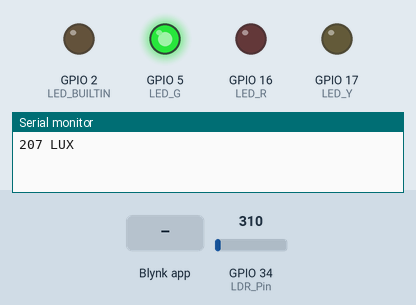
The sketch below on a simulated ESP32. On the bench: output pins drawn as LEDs (lit = HIGH), the last lines printed to the serial monitor. Inputs (shaded band) come from the test bench; at power-on: GPIO 34 (LDR_Pin) = 310. WiFi joins after 1.5 s; servers stay silent unless stated.

Above: at 3.0 s.
3.1 s: Blynk app writes 1 to V3
At 4.3 s:
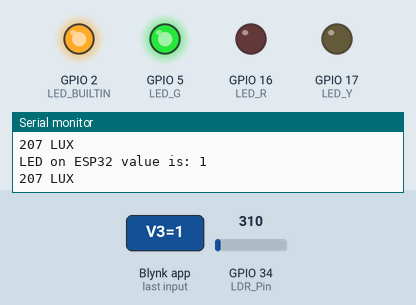
4.6 s: GPIO 34 (LDR_Pin) set to 388
6.1 s: GPIO 34 (LDR_Pin) set to 415
At 7.1 s:
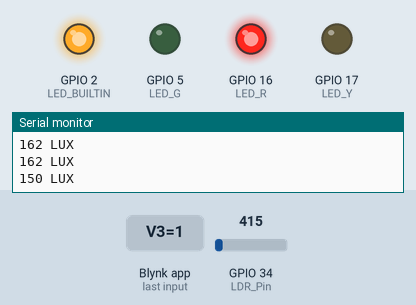
8.3 s: Blynk app writes 0 to V3
At 9.4 s:
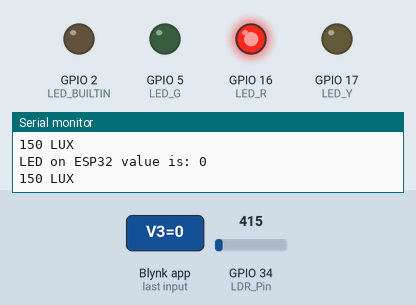
9.8 s: GPIO 34 (LDR_Pin) set to 434
At 10.6 s:
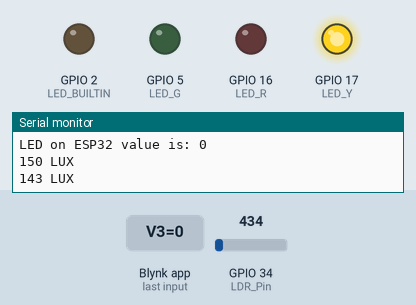
11.3 s: Blynk app writes 200 to V3
At 11.7 s:
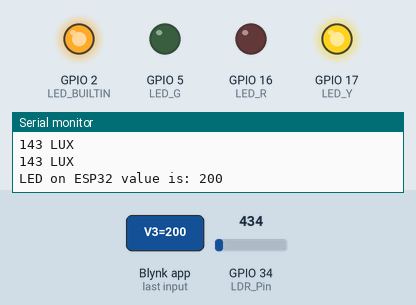
Timing chart, 0 to 13.8 s (numbered marks = the images above; inputs shaded):
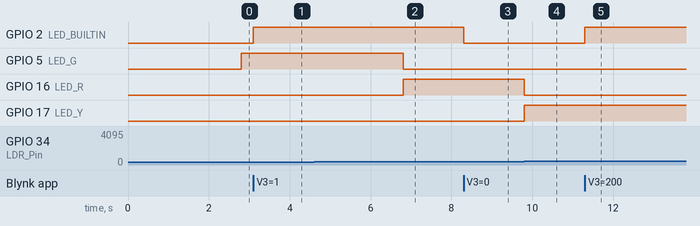

Measured:
- the behaviour switches between 414 and 415 on GPIO 34 (LDR_Pin) (found by bisection; images 1 and 2)
- after the input at 3.1 s, GPIO 2 (LED_BUILTIN): LOW → HIGH at once
- after the input at 6.1 s, GPIO 5 (LED_G): HIGH → LOW after 0.70 s; GPIO 16 (LED_R): LOW → HIGH after 0.70 s
- after the input at 8.3 s, GPIO 2 (LED_BUILTIN): HIGH → LOW at once
- after the input at 9.8 s, GPIO 16 (LED_R): HIGH → LOW at once; GPIO 17 (LED_Y): LOW → HIGH at once
- after the input at 11.3 s, GPIO 2 (LED_BUILTIN): LOW → HIGH at once

The sketch:

TEOH_LIANG_DE_Lab_2_task.ino
```cpp
/*************************************************************

  This example shows how value can be pushed from Arduino to
  the Blynk App.

  NOTE:
  BlynkTimer provides SimpleTimer functionality:
    http://playground.arduino.cc/Code/SimpleTimer

  App project setup:
    Value Display widget attached to Virtual Pin V5
 *************************************************************/

// Template ID, Device Name and Auth Token are provided by the Blynk.Cloud
// See the Device Info tab, or Template settings
//#define BLYNK_TEMPLATE_ID           "TMPLxxxxxx"
//#define BLYNK_DEVICE_NAME           "Device"
//#define BLYNK_AUTH_TOKEN            "YourAuthToken"


// Comment this out to disable prints and save space
#define BLYNK_PRINT Serial

#include <WiFi.h>
#include <WiFiClient.h>
#include <BlynkSimpleEsp32.h>

//Output Pin
#define LED_R 16
#define LED_Y 17
#define LED_G 5

//Input Pin
#define LDR_Pin 34

#define VIN 3.3 // V power voltage, 3.3v in case of NodeMCU
#define R 10000 // Voltage devider resistor value

// Your WiFi credentials.
// Set password to "" for open networks.
char ssid[] = "Esp32";
char pass[] = "projectfyp999";
char auth[] = "YBnzHn4b1YSt_qpcDi4pmfwd-hGXrrbg";

WidgetLED led0(V0);
WidgetLED led1(V1);
WidgetLED led2(V2);
BlynkTimer timer;

int get_lux(void)
{ float LDR_Vout = (analogRead(LDR_Pin)* VIN / float(4095));// Conversion analog to voltage
  float RLDR = (R * LDR_Vout)/(VIN - LDR_Vout); // Conversion voltage to resistance in Ohm
  int lux = 170/(RLDR/1000); // Conversion resitance to lumen, RLDR/1000 - convert Ohm to KOhm
  return lux;
}


// This function sends Arduino's up time every second to Virtual Pin (5).
// In the app, Widget's reading frequency should be set to PUSH. This means
// that you define how often to send data to Blynk App.
void myTimerEvent()
{
  int lux_value = get_lux();
  //float LM35_value = get_LM35();

  Blynk.virtualWrite(V5, lux_value);

  if( lux_value > 150 ){
    digitalWrite(LED_G, HIGH);
    digitalWrite(LED_Y, LOW);
    digitalWrite(LED_R, LOW);
    led2.on();
    led0.off();
    led1.off();
    }
  else if(( lux_value > 20 )&&( lux_value < 150)){
    digitalWrite(LED_G, LOW);
    digitalWrite(LED_Y, HIGH);
    digitalWrite(LED_R, LOW);
    led1.on();
    led0.off();
    led2.off();
    }
 else {
    digitalWrite(LED_G, LOW);
    digitalWrite(LED_Y, LOW);
    digitalWrite(LED_R, HIGH);
    led0.on();
    led1.off();
    led2.off();
    }

  //Blynk.virtualWrite(V8, PB_state);

  Serial.println(String(lux_value)+" LUX");

  Serial.println();
}

// This function will be called every time Slider Widget
// in Blynk app writes values to the Virtual Pin 3
BLYNK_WRITE(V3)
{
  int pinValue = param.asInt(); // assigning incoming value from pin V3 to a variable
  digitalWrite(LED_BUILTIN, pinValue);
  Serial.print("LED on ESP32 value is: ");
  Serial.println(pinValue);
}


void setup()
{
  // Debug console
  Serial.begin(115200);

  pinMode(LED_R, OUTPUT);
  pinMode(LED_Y, OUTPUT);
  pinMode(LED_G, OUTPUT);
  pinMode(LED_BUILTIN, OUTPUT);
  //pinMode(PB_Pin, INPUT_PULLUP);

  Blynk.begin(auth, ssid, pass);
  // Setup a function to be called every second
  timer.setInterval(1000L, myTimerEvent);
}

void loop()
{
  Blynk.run();
  timer.run(); // Initiates BlynkTimer
}
```
